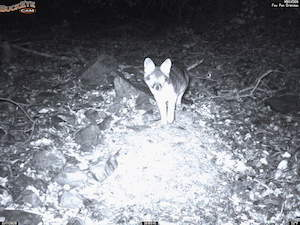
#> input picture input/sample-img-fox.jpg, 300 x 225 px
$ jupyter execute --allow-errors debug_single_img_inference.ipynb
#> lines starting #> are read from the running program, lines starting #| are printed output that depends on the picture
# Debugging bbox coordinates starting from a single image

[cell 1]
import httpx
import time
import torchvision.transforms as tf
import torch
from PIL import Image
import onnx
import numpy as np
import onnxruntime as ort
import os
import sys
from PIL import ImageDraw

[cell 2]
import numpy as np
import cv2
import base64
import torch
import torchvision.transforms as tf
import torchvision
import io
from PIL import Image

img_size = 1280
min_conf_thresh = 0.00001


# [181 lines left out: functions preprocess, preprocess_onnx, postprocess, non_max_suppression, xywh2xyxy, not called in this run]

def letterbox(im, new_shape=(640, 640), color=(114, 114, 114), auto=True, scaleFill=False, scaleup=True, stride=32):
    # Resize and pad image while meeting stride-multiple constraints
    shape = im.shape[:2]  # current shape [height, width]
    if isinstance(new_shape, int):
        new_shape = (new_shape, new_shape)

    # Scale ratio (new / old)
    r = min(new_shape[0] / shape[0], new_shape[1] / shape[1])
    if not scaleup:  # only scale down, do not scale up (for better val mAP)
        r = min(r, 1.0)
    # Compute padding
    ratio = r, r  # width, height ratios
    new_unpad = int(round(shape[1] * r)), int(round(shape[0] * r))
    dw, dh = new_shape[1] - new_unpad[0], new_shape[0] - new_unpad[1]  # wh padding
    if auto:  # minimum rectangle
        dw, dh = np.mod(dw, stride), np.mod(dh, stride)  # wh padding
    elif scaleFill:  # stretch
        dw, dh = 0.0, 0.0
        new_unpad = (new_shape[1], new_shape[0])
        ratio = new_shape[1] / shape[1], new_shape[0] / shape[0]  # width, height ratios

    dw /= 2  # divide padding into 2 sides
    dh /= 2
    if shape[::-1] != new_unpad:  # resize
        im = cv2.resize(im, new_unpad, interpolation=cv2.INTER_LINEAR)
    top, bottom = int(round(dh - 0.1)), int(round(dh + 0.1))
    left, right = int(round(dw - 0.1)), int(round(dw + 0.1))
    im = cv2.copyMakeBorder(im, top, bottom, left, right, cv2.BORDER_CONSTANT, value=color)  # add border
    return im, ratio, (dw, dh)

# [105 lines left out: functions open_image, load_image, scale_boxes, clip_boxes, not called in this run]

[cell 3]
# [9 lines left out: function draw_bounding_box_on_image, not called in this run]


def preprocess_onnx(image):
    """Converts input images to float tensors.
    Args:
        data (List): Input data from the request in the form of a list of image tensors.
    Returns:
        Tensor: single Tensor of shape [BATCH_SIZE=1, 3, IMG_SIZE, IMG_SIZE]
    """
    # force convert to tensor
    # and resize to [img_size, img_size]
    image = np.asarray(image)
    original_image_shape = image.shape
    image, ratio, dw_dh = letterbox(image, new_shape=(960,1280),
                stride=64, scaleup=False, auto=False)  # JIT requires auto=False\
    letterbox_shape = image.shape
    image = image.transpose((2, 0, 1))  # HWC to CHW; PIL Image is RGB already
    image = np.ascontiguousarray(image)
    image = torch.from_numpy(image)
    # image = image.to(self.device)
    image = image.float()
    image /= 255
    image = torch.unsqueeze(image, 0)
    # has shape BATCH_SIZE=1 x 3 x IMG_SIZE x IMG_SIZE
    return image, original_image_shape, letterbox_shape, ratio, dw_dh

# [4 lines left out: function resized_tensor_to_pil, not called in this run]

[cell 4]
pth= "../../input/sample-img-fox.jpg"

original_image = Image.open(pth)
#> original_image is the input picture: PIL image 300x225 RGB; mean R, G, B 123.1, 125.3, 132.2
#> (the rest of this cell did not finish here and is left out)

#> in letterbox, `im = cv2.copyMakeBorder(im, top, bottom, left, right, cv2.BORDER_CONST..`:
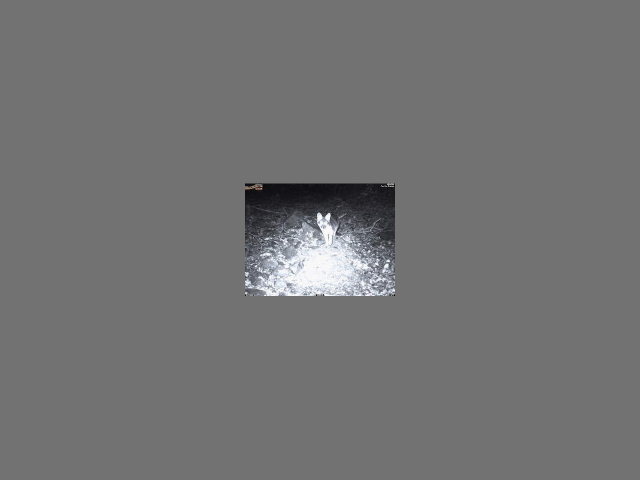
#> im: shape (960, 1280, 3) (shown at 1/2 size); mean of channels 0, 1, 2 114.5, 114.6, 115; drawn as R, G, B
#> in preprocess_onnx, `image, ratio, dw_dh = letterbox(image, new_shape=(960,1280), stride=64..`: ratio = (1, 1); dw_dh = (490, 367.5)


$ run again, with input/sample-img-empty.jpg copied over input/sample-img-fox.jpg
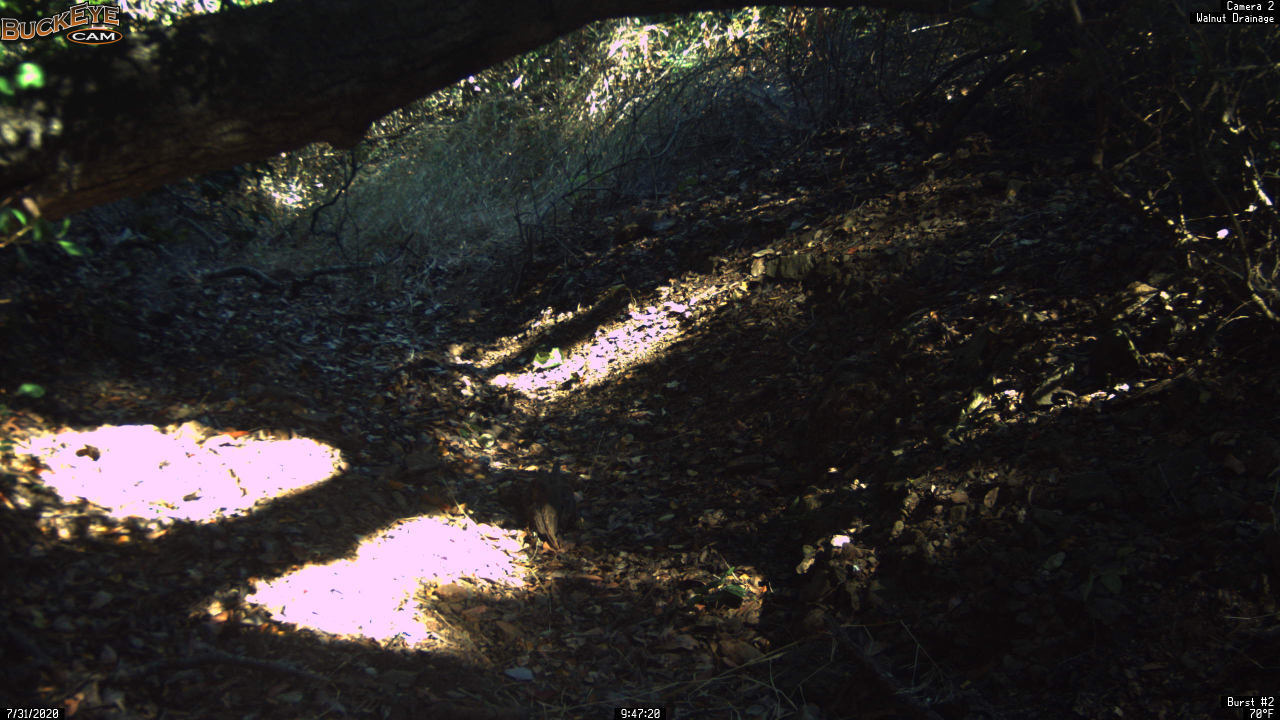
#> input picture input/sample-img-empty.jpg, 2560 x 1440 px (shown at 1/2 size)
#> original_image is the input picture: PIL image 2560x1440 RGB; mean R, G, B 44.8, 41.2, 40.1
#> in letterbox, `im = cv2.resize(im, new_unpad, interpolation=cv2.INTER_LINEAR)`:
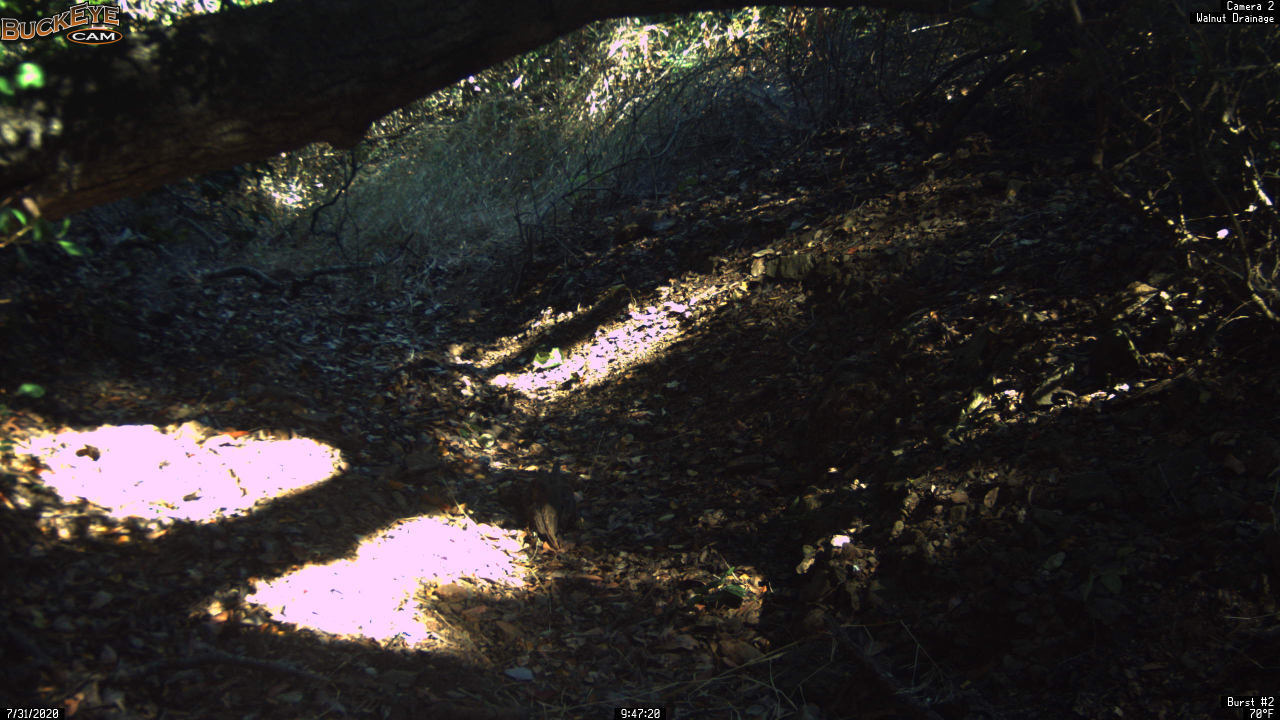
#> im: shape (720, 1280, 3); mean of channels 0, 1, 2 44.9, 41.3, 40.3; drawn as R, G, B
#> in letterbox, `im = cv2.copyMakeBorder(im, top, bottom, left, right, cv2.BORDER_CONST..`:
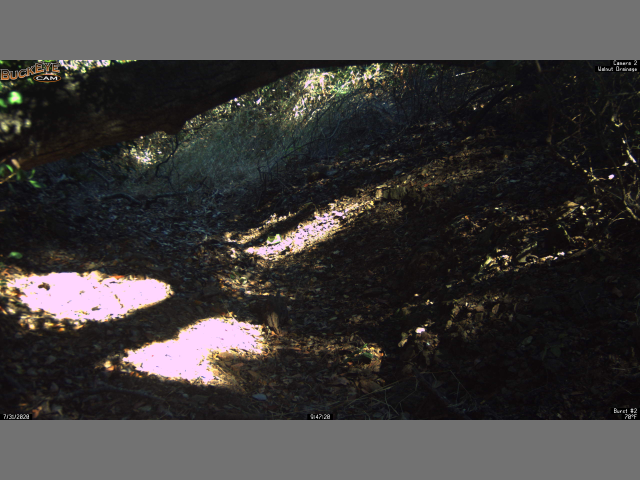
#> im: shape (960, 1280, 3) (shown at 1/2 size); mean of channels 0, 1, 2 62.2, 59.5, 58.7; drawn as R, G, B
#> in preprocess_onnx, `image, ratio, dw_dh = letterbox(image, new_shape=(960,1280), stride=64..`: ratio = (0.5, 0.5); dw_dh = (0, 120)

$ run again, with input/sample-img-rodent.jpg copied over input/sample-img-fox.jpg
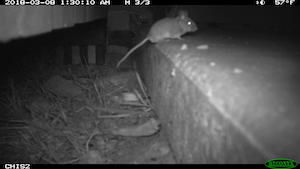
#> input picture input/sample-img-rodent.jpg, 300 x 169 px
#> original_image is the input picture: PIL image 300x169 RGB; mean R, G, B 72.8, 73.2, 72.8
#> in letterbox, `im = cv2.copyMakeBorder(im, top, bottom, left, right, cv2.BORDER_CONST..`:
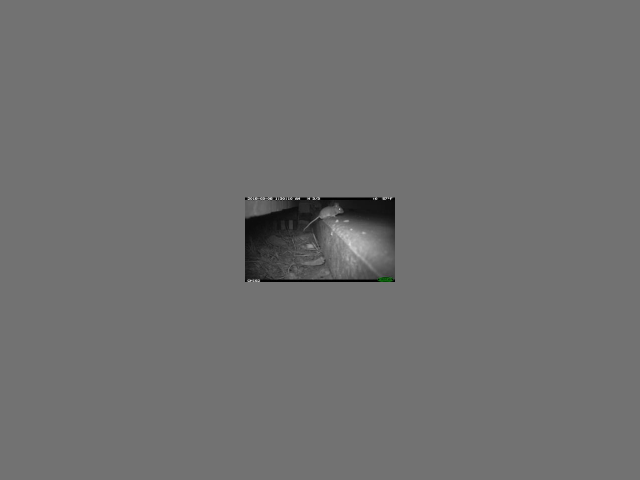
#> im: shape (960, 1280, 3) (shown at 1/2 size); mean of channels 0, 1, 2 112.3, 112.3, 112.3; drawn as R, G, B
#> in preprocess_onnx, `image, ratio, dw_dh = letterbox(image, new_shape=(960,1280), stride=64..`: ratio = (1, 1); dw_dh = (490, 395.5)
